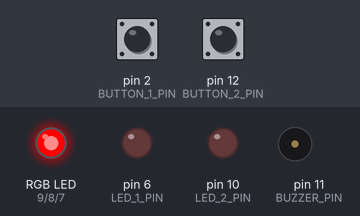
The sketch below on a simulated Arduino Uno, built with avr-gcc and run on an emulated ATmega328P. On the bench: an RGB LED mixed from three pins (HIGH = lit), output pins drawn as LEDs (lit = HIGH), buzzer (waves = sounding). Dashed ring = blinking. Inputs (shaded band) come from the test bench; at power-on: pin 2 (BUTTON_1_PIN) HIGH, pin 12 (BUTTON_2_PIN) HIGH. Random numbers use the default seed unless the sketch sets one.

Above: at 1.2 s.
1.3 s: pin 2 (BUTTON_1_PIN) pulled LOW for 0.15 s
At 1.56 s:
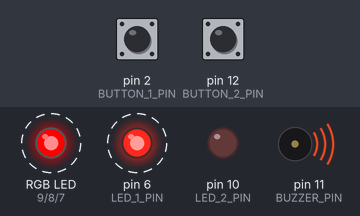
4.3 s: pin 12 (BUTTON_2_PIN) pulsed LOW 5 times (0.12 s each, 0.3 s apart)
At 5.56 s:
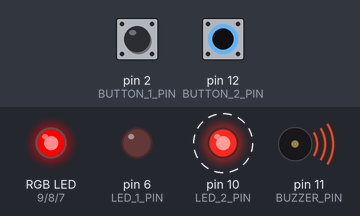
10.7 s: pin 2 (BUTTON_1_PIN) pulled LOW for 1 s
At 10.93 s:
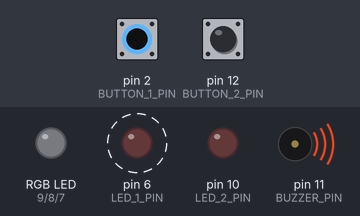
16.7 s: pin 2 (BUTTON_1_PIN) pulled LOW for 3.2 s
At 22.6 s:
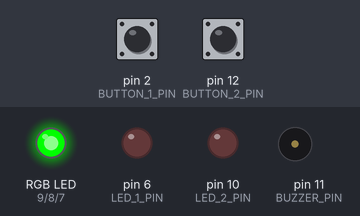
22.9 s: pin 12 (BUTTON_2_PIN) pulled LOW for 0.15 s
At 23.65 s:
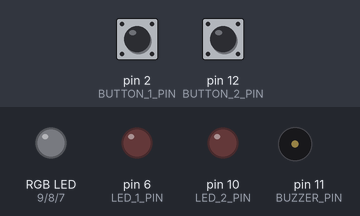
25.9 s: pin 12 (BUTTON_2_PIN) pulled LOW for 1 s
At 26.18 s:
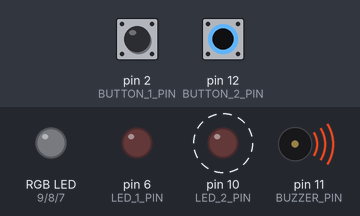
Timing chart, 0 to 31.4 s (numbered marks = the images above; inputs shaded):
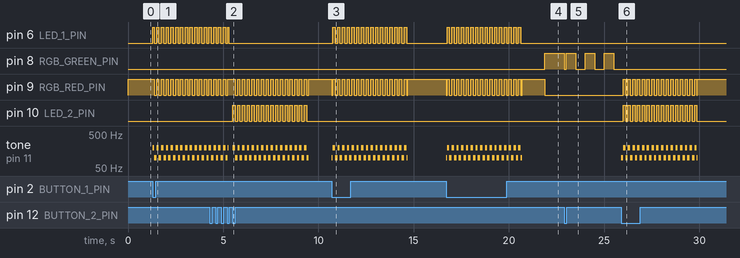

The sketch:

5.ino
```cpp
// Simulation:
// https://wokwi.com/projects/368604124891332609

// A recipe for non-blocking arduino code can be found here:
// https://github.com/nosknut/arduino-course-v2023/blob/main/IELET1002/ArduinoExampleCode/FromBlockingToNonBlocking/FromBlockingToNonBlocking.ino

/////////////////////////////////////
///////////// LED Code //////////////
/////////////////////////////////////

const int LED_1_PIN = 6;
const int LED_2_PIN = 10;

void setupLeds()
{
    pinMode(LED_1_PIN, OUTPUT);
    pinMode(LED_2_PIN, OUTPUT);
}

/////////////////////////////////////
///////////// Rgb Code //////////////
/////////////////////////////////////

const int RGB_RED_PIN = 9;
const int RGB_GREEN_PIN = 8;
const int RGB_BLUE_PIN = 7;

void setupRgb()
{
    pinMode(RGB_RED_PIN, OUTPUT);
    pinMode(RGB_GREEN_PIN, OUTPUT);
    pinMode(RGB_BLUE_PIN, OUTPUT);
}

/////////////////////////////////////
/////// Button 1 State Code /////////
/////////////////////////////////////

const int BUTTON_1_PIN = 2;

bool button1State = false;

// The time when the button state last changed
unsigned long button1DebounceTimer = 0;
unsigned long button1DebounceTimeout = 50;

// Updates the global variable button1State with
// the current debounced state of the button.
// Do not call this function directly. Use updateButton1 instead.
// https://docs.arduino.cc/built-in-examples/digital/Debounce
void updateButton1State()
{

    if ((millis() - button1DebounceTimer) < button1DebounceTimeout)
    {
        // Exit the function if the timeout has not expired
        return;
    }

    // Because the button is wired as a pullup circuit,
    // the pin will detect a LOW signal when the button is pressed,
    // and a HIGH signal when the button is not pressed.
    bool newState = digitalRead(BUTTON_1_PIN) == LOW;

    if (newState != button1State)
    {
        // Reset the debounce timer if the state has changed
        button1DebounceTimer = millis();
    }

    // Update the global variable that
    // the rest of the program uses
    button1State = newState;
}

/////////////////////////////////////
///// Button 1 Edge Detection ///////
/////////////////////////////////////

/*
Becomes true for one loop when the button state has a rising edge.
A rising edge is when the button state changes from 0 to 1
Example:
    if (button1RisingEdge)
    {
        // Do something once per button press
    }
*/
bool button1RisingEdge = false;

// The oposite of button1RisingEdge
bool button1FallingEdge = false;

bool button1PreviousState = false;

// Updates the global variables button1RisingEdge and button1RisingEdge.
// Do not call this function directly. Use updateButton1 instead.
// https://docs.arduino.cc/built-in-examples/digital/StateChangeDetection
void updateButton1EdgeDetection()
{
    // A rising edge is detected when the state is 1 and it used to be 0: 1 && !0
    button1RisingEdge = button1State && !button1PreviousState;

    // A falling edge is detected when the state is 0 and it used to be 1: !0 && 1
    button1FallingEdge = !button1State && button1PreviousState;

    // Update the previous state for the next time this function is called
    button1PreviousState = button1State;
}

/////////////////////////////////////
//////////// Button 1 ///////////////
/////////////////////////////////////

void setupButton1()
{
    pinMode(BUTTON_1_PIN, INPUT_PULLUP);
}

// Updates everything needed to use the global variables
// button1State, button1RisingEdge and button1FallingEdge.
// Call this function in void loop().
void updateButton1()
{
    updateButton1State();
    updateButton1EdgeDetection();
}

/////////////////////////////////////
/////// Button 2 State Code /////////
/////////////////////////////////////

const int BUTTON_2_PIN = 12;

bool button2State = false;

// The time when the button state last changed
unsigned long button2DebounceTimer = 0;
unsigned long button2DebounceTimeout = 50;

// Updates the global variable button2State with
// the current debounced state of the button.
// Do not call this function directly. Use updateButton2 instead.
// https://docs.arduino.cc/built-in-examples/digital/Debounce
void updateButton2State()
{

    if ((millis() - button2DebounceTimer) < button2DebounceTimeout)
    {
        // Exit the function if the timeout has not expired
        return;
    }

    // Because the button is wired as a pullup circuit,
    // the pin will detect a LOW signal when the button is pressed,
    // and a HIGH signal when the button is not pressed.
    bool newState = digitalRead(BUTTON_2_PIN) == LOW;

    if (newState != button2State)
    {
        // Reset the debounce timer if the state has changed
        button2DebounceTimer = millis();
    }

    // Update the global variable that
    // the rest of the program uses
    button2State = newState;
}

/////////////////////////////////////
///// Button 2 Edge Detection ///////
/////////////////////////////////////

/*
Becomes true for one loop when the button state has a rising edge.
A rising edge is when the button state changes from 0 to 1
Example:
    if (button2RisingEdge)
    {
        // Do something once per button press
    }
*/
bool button2RisingEdge = false;

// The oposite of button2RisingEdge
bool button2FallingEdge = false;

bool button2PreviousState = false;

// Updates the global variables button2RisingEdge and button2RisingEdge.
// Do not call this function directly. Use updateButton2 instead.
// https://docs.arduino.cc/built-in-examples/digital/StateChangeDetection
void updateButton2EdgeDetection()
{
    // A rising edge is detected when the state is 2 and it used to be 0: 2 && !0
    button2RisingEdge = button2State && !button2PreviousState;

    // A falling edge is detected when the state is 0 and it used to be 1: !0 && 1
    button2FallingEdge = !button2State && button2PreviousState;

    // Update the previous state for the next time this function is called
    button2PreviousState = button2State;
}

/////////////////////////////////////
//////////// Button 2 ///////////////
/////////////////////////////////////

void setupButton2()
{
    pinMode(BUTTON_2_PIN, INPUT_PULLUP);
}

// Updates everything needed to use the global variables
// button2State, button2RisingEdge and button2FallingEdge.
// Call this function in void loop().
void updateButton2()
{
    updateButton2State();
    updateButton2EdgeDetection();
}

/////////////////////////////////////
/////// Square Modulator Code ///////
/////////////////////////////////////

/**
 * @param frequency The frequency of the square wave in Hz (Hertz).
 * @param amplitude The maximum value of the wave.
 * @param offset The offset of the square wave in ms (milliseconds).
 * @return A square wave with the given frequency and offset.
 */
long getSquareWave(double frequency, long amplitude, long offset)
{
    // The period of the square wave in ms (milliseconds)
    // the period is the time in ms (milliseconds) it takes for the
    // wave to complete one cycle (from 0 to 1 and back to 0)
    unsigned long period = 1000 / frequency;

    // The time since the program started + the offset
    // that skews the function in time.
    unsigned long time = millis() + offset;

    // https://www.arduino.cc/reference/en/language/structure/arithmetic-operators/remainder/
    // https://infosys.beckhoff.com/content/1033/tf5100_tc3_nc_i/Images/gif/3292507403__en-US__Web.gif
    double periodicTime = time % period;

    unsigned long halfPeriod = period / 2;

    // The square wave is 1 for the first half of the
    // period, and 0 for the second half of the period
    bool currentSquareWaveValue = periodicTime < halfPeriod;

    // Generate a value that is either equal to 0 or the amplitude
    if (currentSquareWaveValue == 1)
    {
        return amplitude;
    }
    else
    {
        return 0;
    }
}

/////////////////////////////////////
////// Triangle Modulator Code //////
/////////////////////////////////////

/**
 * Generates the following type of signal:
 * https://www.statisticshowto.com/wp-content/uploads/2019/12/triangle-wave-function.png
 * @param frequency The frequency of the wave in Hz (Hertz).
 * @param amplitude The maximum value of the wave.
 * @param offset The offset of the wave in ms (milliseconds).
 * @return A triangle wave with the given frequency and maximum value.
 */
unsigned long getTriangleWave(double frequency, long amplitude, long offset)
{
    // The period of the square wave in ms (milliseconds)
    // the period is the time in ms (milliseconds) it takes for the
    // wave to complete one cycle (from 0 to max and back to 0)
    unsigned long period = 1000 / frequency;

    // The time since the program started + the offset
    // that skews the function in time.
    unsigned long time = millis() + offset;

    // https://www.arduino.cc/reference/en/language/structure/arithmetic-operators/remainder/
    // https://infosys.beckhoff.com/content/1033/tf5100_tc3_nc_i/Images/gif/3292507403__en-US__Web.gif
    unsigned long periodicTime = time % period;

    unsigned long halfPeriod = period / 2;

    // The signal is 0 at the start of the period,
    // and increases linearly until half way through the period
    // where it is equal to the amplitude.
    // Then it decreases linearly until the end of the period
    // where it is equal to 0 again.
    if (periodicTime < halfPeriod)
    {
        // https://www.arduino.cc/reference/en/language/functions/math/map/
        return map(periodicTime, 0, halfPeriod, 0, amplitude);
    }
    else
    {
        // https://www.arduino.cc/reference/en/language/functions/math/map/
        return map(periodicTime, halfPeriod, period, amplitude, 0);
    }
}

/////////////////////////////////////
///// Update Winner Led Code ////////
/////////////////////////////////////

int winnerLedPin = 0;
bool runCelebrateWinnerLed = false;

void startWinnerCelebrationLed(int ledPin)
{
    winnerLedPin = ledPin;
    runCelebrateWinnerLed = true;
}

void stopWinnerCelebrationLed()
{
    runCelebrateWinnerLed = false;
    digitalWrite(winnerLedPin, LOW);
    digitalWrite(RGB_GREEN_PIN, LOW);
}

// Rapidly fades the winner LED in and out
void updateWinnerCelebrationLed()
{
    if (!runCelebrateWinnerLed)
    {
        // Exit the function
        return;
    }

    analogWrite(winnerLedPin, getTriangleWave(1, 255, 0));
    digitalWrite(RGB_RED_PIN, LOW);
    digitalWrite(RGB_GREEN_PIN, getSquareWave(1, 1, 0));
    digitalWrite(RGB_BLUE_PIN, LOW);
}

/////////////////////////////////////
///// Update Looser Led Code ////////
/////////////////////////////////////

int looserLedPin = 0;
bool runHumiliateLooserLed = false;

void startLooserHumiliationLed(int ledPin)
{
    looserLedPin = ledPin;
    runHumiliateLooserLed = true;
}

void stopLooserHumiliationLed()
{
    runHumiliateLooserLed = false;
    digitalWrite(looserLedPin, LOW);
    digitalWrite(RGB_RED_PIN, LOW);
}

// Rapidly fades the winner LED in and out
void updateLooserHumiliationLed()
{
    if (!runHumiliateLooserLed)
    {
        // Exit the function
        return;
    }

    analogWrite(looserLedPin, getSquareWave(4, 255, 0));
    digitalWrite(RGB_RED_PIN, getSquareWave(4, 1, 0));
    digitalWrite(RGB_GREEN_PIN, LOW);
    digitalWrite(RGB_BLUE_PIN, LOW);
}

/////////////////////////////////////
////////// Buzzer Code //////////////
/////////////////////////////////////

const int BUZZER_PIN = 11;

bool playWinnerCelebrationBuzzer = false;
bool playLooserHumiliationBuzzer = false;

void stopBuzzer()
{
    playWinnerCelebrationBuzzer = false;
    playLooserHumiliationBuzzer = false;
    noTone(BUZZER_PIN);
}

void startWinnerCelebrationBuzz()
{
    stopBuzzer();
    playWinnerCelebrationBuzzer = true;
}

void startLooserHumiliationBuzz()
{
    stopBuzzer();
    playLooserHumiliationBuzzer = true;
}

// Plays the winner celebration buzz
// when enabled.
// Do not call this function directly.
// Use updateBuzzer() instead.
void updateWinnerCelebrationBuzz()
{
    if (playWinnerCelebrationBuzzer)
    {
        // The code below uses the same logic as the LED code.
        // The frequency of the tone
        // changes from 500 Hz to (500 + 1500 = 2000) Hz and back to 500 Hz
        // 2 times per second in a triangular pattern.
        // https://www.statisticshowto.com/wp-content/uploads/2019/12/triangle-wave-function.png
        tone(BUZZER_PIN, getTriangleWave(2, 1500, 0) + 500);
    }
}

// Plays the looser humiliation buzz
// when enabled.
// Do not call this function directly.
// Use updateBuzzer() instead.
void updateLooserHumiliationBuzz()
{
    if (playLooserHumiliationBuzzer)
    {
        // The code below uses the same logic as the LED code.
        // The frequency of the tone
        // switches between 100 Hz and (100 + 100 = 200) Hz
        // 4 times per second in a square pattern.
        // https://www.statisticshowto.com/wp-content/uploads/2019/12/square-wave-function.png
        tone(BUZZER_PIN, getSquareWave(4, 100, 0) + 100);
    }
}

// Call this function in void loop()
// to update the tones for the buzzer.
void updateBuzzer()
{
    updateWinnerCelebrationBuzz();
    updateLooserHumiliationBuzz();
}

void setupBuzzer()
{
    pinMode(BUZZER_PIN, OUTPUT);
}

/////////////////////////////////////
////// Winner Celebration Code //////
/////////////////////////////////////

bool celebrateWinner = false;
unsigned long winnerCelebrationTimer = 0;

void startWinnerCelebration(int winnerLedPin)
{
    // Start the winner celebration
    celebrateWinner = true;
    winnerCelebrationTimer = millis();
    startWinnerCelebrationLed(winnerLedPin);
    startWinnerCelebrationBuzz();
}

// Stops the winner celebration after 3 seconds
// Call this function in void loop()
void updateWinnerCelebration()
{
    if (!celebrateWinner)
    {
        // Exit the function
        return;
    }

    if ((millis() - winnerCelebrationTimer) < 3000)
    {
        // Exit the function until 3 seconds have passed
        return;
    }

    // Stop the winner celebration
    celebrateWinner = false;
    stopWinnerCelebrationLed();
    stopBuzzer();
}

/////////////////////////////////////
////// Looser Humiliation Code //////
/////////////////////////////////////

bool humiliateLooser = false;
unsigned long looserHumiliationTimer = 0;

void startLooserHumiliation(int looserLedPin)
{
    // Start the looser humiliation
    humiliateLooser = true;
    looserHumiliationTimer = millis();
    startLooserHumiliationLed(looserLedPin);
    startLooserHumiliationBuzz();
}

// Stops the looser humiliation after 4 seconds
// Call this function in void loop()
void updateLooserHumiliation()
{
    if (!humiliateLooser)
    {
        // Exit the function
        return;
    }

    if ((millis() - looserHumiliationTimer) < 4000)
    {
        // Exit the function until 4 seconds have passed
        return;
    }

    // Stop the looser humiliation
    humiliateLooser = false;
    stopLooserHumiliationLed();
    stopBuzzer();
}

/////////////////////////////////////
/////// Game Sequence Code //////////
/////////////////////////////////////

int gameSequenceStep = 0;
unsigned long gameSequenceTimer = 0;
unsigned long gameSequenceRandomDuration = 0;

void updateGameSequence()
{
    switch (gameSequenceStep)
    {
    case 0:
        digitalWrite(RGB_RED_PIN, HIGH);
        digitalWrite(RGB_GREEN_PIN, LOW);
        digitalWrite(RGB_BLUE_PIN, LOW);

        gameSequenceRandomDuration = random(1000, 3000);
        gameSequenceTimer = millis();
        gameSequenceStep += 1;
        break;
    case 1:
        // During the random duration
        if ((millis() - gameSequenceTimer) >= gameSequenceRandomDuration)
        {
            gameSequenceStep += 1;
        }

        if (button1RisingEdge)
        {
            startLooserHumiliation(LED_1_PIN);
            gameSequenceStep += 2;
        }

        if (button2RisingEdge)
        {
            startLooserHumiliation(LED_2_PIN);
            gameSequenceStep += 2;
        }
        break;
    // After the random duration
    case 2:
        digitalWrite(RGB_RED_PIN, LOW);
        digitalWrite(RGB_GREEN_PIN, HIGH);
        digitalWrite(RGB_BLUE_PIN, LOW);

        if (button1RisingEdge)
        {
            startWinnerCelebration(LED_1_PIN);
            gameSequenceStep += 1;
        }

        if (button2RisingEdge)
        {
            startWinnerCelebration(LED_2_PIN);
            gameSequenceStep += 1;
        }
        break;
    case 3:
        // Wait for celebration and
        // humiliation to end
        if (!celebrateWinner && !humiliateLooser)
        {
            gameSequenceStep = 0;
        }
        break;
    }
}

/////////////////////////////////////
/////////// Main Code ///////////////
/////////////////////////////////////

void setup()
{
    Serial.begin(9600);

    randomSeed(analogRead(0));

    setupRgb();
    setupLeds();
    setupButton1();
    setupButton2();
    setupBuzzer();
}

void loop()
{
    updateButton1();
    updateButton2();

    updateGameSequence();

    updateWinnerCelebration();
    updateLooserHumiliation();

    updateWinnerCelebrationLed();
    updateLooserHumiliationLed();
    updateBuzzer();
}
```

Measured:
- after the input at 1.3 s, pin 6 (LED_1_PIN): alternates HIGH for 0.13 s and LOW for 0.12 s, starting at once; tone on pin 11 (BUZZER_PIN): alternates 200 Hz for 0.12 s and 100 Hz for 0.12 s, starting at once
- after the input at 4.3 s, pin 10 (LED_2_PIN): alternates HIGH for 0.13 s and LOW for 0.12 s, 32 changes in all, then stays LOW, starting after 1.2 s
- after the input at 10.7 s, pin 6 (LED_1_PIN): alternates HIGH for 0.13 s and LOW for 0.12 s, 32 changes in all, then stays LOW, starting after 0.05 s; tone on pin 11 (BUZZER_PIN): plays 100 Hz for 0.05 s, 200 Hz for 0.13 s, 100 Hz for 0.12 s, 200 Hz for 0.12 s, 100 Hz for 0.12 s, 200 Hz for 0.13 s … (33 notes in this stretch), starting at once
- after the input at 16.7 s, pin 6 (LED_1_PIN): alternates HIGH for 0.13 s and LOW for 0.12 s, 32 changes in all, then stays LOW, starting after 0.05 s; tone on pin 11 (BUZZER_PIN): plays 100 Hz for 0.05 s, 200 Hz for 0.13 s, 100 Hz for 0.12 s, 200 Hz for 0.12 s, 100 Hz for 0.12 s, 200 Hz for 0.13 s … (33 notes in this stretch), starting at once
- after the input at 22.9 s, pin 8 (RGB_GREEN_PIN): HIGH → LOW at once, then repeats every 1.0 s: HIGH 0.50 s, LOW 0.50 s
- after the input at 25.9 s, pin 9 (RGB_RED_PIN): goes 15 × (HIGH 0.13 s, LOW 0.12 s), HIGH 0.12 s, LOW 0.02 s, then HIGH, starting after 0.10 s; pin 10 (LED_2_PIN): alternates HIGH for 0.13 s and LOW for 0.12 s, 32 changes in all, then stays LOW, starting after 0.10 s
